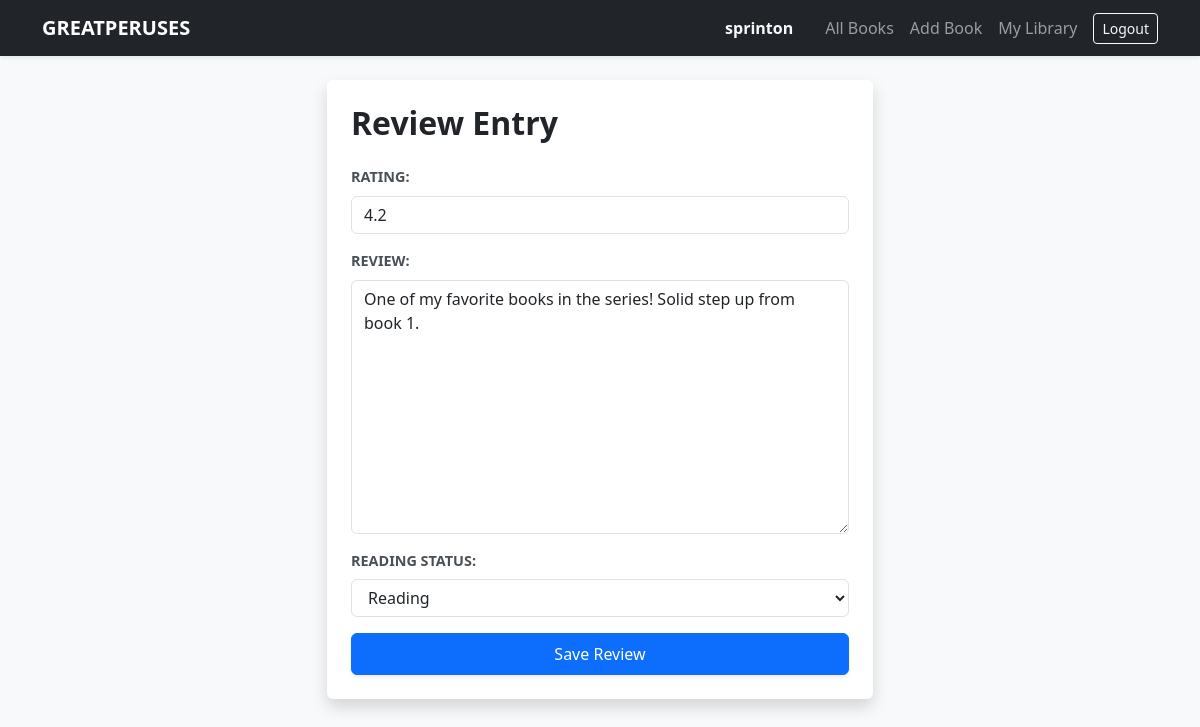
/review/2 (signed in), run on the app's committed database.
### BookSystem/models.py (models this page shows)
class UserBookRating(models.Model):
    READING_CHOICES = [
        ('u', 'Unread'),
        ('tr', 'To Read'),
        ('ip', 'Reading'),
        ('r', 'Read')
    ]
    user = models.ForeignKey('users.Profile', on_delete=models.CASCADE)
    book = models.ForeignKey(Book, on_delete=models.CASCADE)
    rating = models.FloatField(
        null=True,
        blank=True,
        validators=[MinValueValidator(1.0), MaxValueValidator(5.0)]
    )
    review = models.TextField(max_length=500)
    readingStatus = models.CharField(max_length=2, choices=READING_CHOICES, default='u')
    class Meta:
        unique_together = ('user', 'book')

### BookSystem/views.py (the view)
# urls.py: path('review/<int:pk>', views.review_book, name="review_book"),
@login_required
def review_book(request, pk):
    book = get_object_or_404(Book, id=pk)
    existing_review = UserBookRating.objects.filter(user=request.user.profile, book=book).first()
    if request.method == 'POST':
        form = ReviewForm(request.POST, instance=existing_review)
        if form.is_valid():
            review = form.save(commit=False)
            review.book = book
            review.user = request.user.profile
            review.save()
            messages.success(request, "Review updated!")
            return redirect('BookSystem:books')
    else:
        form = ReviewForm(instance=existing_review)
    return render(request, 'Book/review-form.html', {
        'review_form': form,
        'book': book
    })

### BookSystem/forms.py
class ReviewForm(forms.ModelForm):
    class Meta:
        model = UserBookRating
        fields = ['rating', 'review', 'readingStatus']
        labels = {
            'readingStatus': 'Reading Status'
        }

### BookSystem/templates/Book/review-form.html (shortened to what this page needs)
{% extends 'Book/base.html' %} {% block body %}
<div class="row justify-content-center">
  <div class="col-md-6">
    <div class="card shadow border-0 p-4">
      <h2 class="fw-bold mb-4">Review Entry</h2>
      <form method="post" enctype="multipart/form-data">
        <div class="django-form-styled">{{ review_form.as_p }}</div>
        <button type="submit" class="btn btn-primary w-100 py-2 shadow-sm">
          Save Review
        </button>
      </form>
    </div>
  </div>
</div>
{% endblock %}

### BookSystem/templates/Book/base.html (shortened to what this page needs)
{% load static %}
<!doctype html>
<html lang="en">
  <head>
    <link
      href="https://cdn.jsdelivr.net/npm/bootstrap@5.3.0/dist/css/bootstrap.min.css"
      rel="stylesheet"
    />
    <link rel="stylesheet" href="{% static 'Book/BaseStyle.css' %}" />
  </head>
  <body class="bg-light">
   <nav class="navbar navbar-expand-lg navbar-dark bg-dark shadow-sm">
  <div class="container">
    <a href="{% url 'BookSystem:books' %}" class="navbar-brand fw-bold text-uppercase">
      GreatPeruses
    </a>
    <div class="collapse navbar-collapse" id="navbarNav">
      <div class="navbar-nav ms-auto align-items-center">
        {% if user.is_authenticated %}
          <span class="nav-item nav-link text-light me-3">
            <strong>{{ user.username }}</strong>
          </span>
          <a href="{% url 'BookSystem:books' %}" class="nav-link">All Books</a>
          <a href="{% url 'BookSystem:add_book' %}" class="nav-link">Add Book</a>
          <a href="{% url 'BookSystem:book_library' %}" class="nav-link">My Library</a>
          <form action="{% url 'logout' %}" method="post" class="ms-lg-2">
            <button type="submit" class="btn btn-outline-light btn-sm">
              Logout
            </button>
          </form>
        {% else %}
          <a href="{% url 'login' %}" class="nav-link">Login</a>
          <a href="{% url 'register' %}" class="btn btn-primary btn-sm text-white ms-lg-2">
            Register
          </a>
        {% endif %}
      </div>
    </div>
  </div>
</nav>
    <div class="container mt-4">
      <main>{% block body %}{% endblock %}</main>
    </div>
  </body>
</html>

### BookSystem/static/Book/BaseStyle.css (style rules this page uses)
.django-form-styled p { margin-bottom: 1rem; }
.django-form-styled input, .django-form-styled textarea, .django-form-styled select { display: block; width: 100%; padding: 0.375rem 0.75rem; font-size: 1rem; font-weight: 400; line-height: 1.5; color: #212529; background-color: #fff; background-clip: padding-box; border: 1px solid #dee2e6; border-radius: 0.375rem; transition: border-color 0.15s ease-in-out, box-shadow 0.15s ease-in-out; }
form p label { display: block; margin-bottom: 0.5rem; font-weight: 600; font-size: 0.9rem; color: #495057; text-transform: uppercase; }
form p input { display: block; width: 100%; padding: 0.375rem 0.75rem; font-size: 1rem; font-weight: 400; line-height: 1.5; color: #212529; background-color: #fff; border: 1px solid #dee2e6; border-radius: 0.375rem; transition: border-color 0.15s ease-in-out, box-shadow 0.15s ease-in-out; margin-bottom: 1rem; }

### data on the page
UserBookRating: rating "4.2", review "One of my favorite books in the series! Solid step up from book 1.", readingStatus "Reading"

### other printed values
{{ user.username }} "sprinton"
